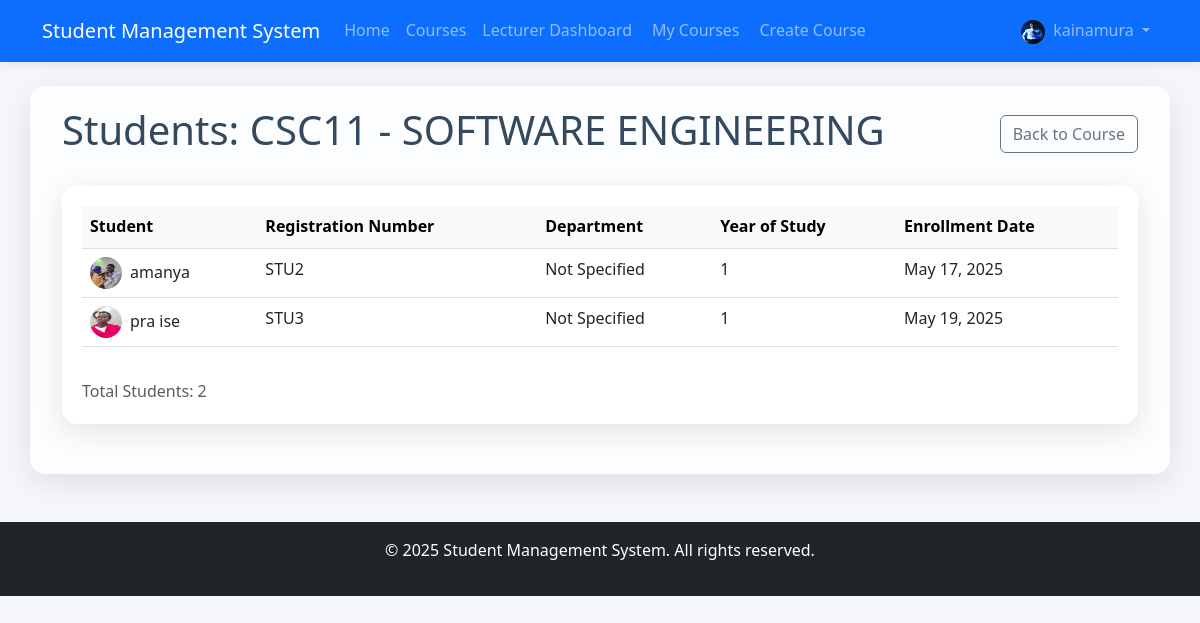
The page /lecturer/courses/3/students/ (signed in) on the database its author committed.
### accounts/models.py (models this page shows, shortened)
class User(AbstractUser):
    USER_TYPE_CHOICES = (
        ('admin', 'Admin'),
        ('student', 'Student'),
        ('lecturer', 'Lecturer'),
    )
    user_type = models.CharField(max_length=10, choices=USER_TYPE_CHOICES, default='student')
    profile_picture = models.ImageField(upload_to='profile_pics/', null=True, blank=True)
    date_of_birth = models.DateField(null=True, blank=True)
    phone_number = models.CharField(max_length=15, null=True, blank=True)
    address = models.TextField(null=True, blank=True)

### course/models.py (models this page shows, shortened)
class Course(models.Model):
    code = models.CharField(max_length=20, unique=True)
    title = models.CharField(max_length=200)
    description = models.TextField()
    credits = models.PositiveIntegerField()
    is_active = models.BooleanField(default=True)
    created_at = models.DateTimeField(auto_now_add=True)
    updated_at = models.DateTimeField(auto_now=True)

### student/models.py (models this page shows, shortened)
class Enrollment(models.Model):
    STATUS_CHOICES = (
        ('pending', 'Pending'),
        ('approved', 'Approved'),
        ('rejected', 'Rejected'),
    )
    student = models.ForeignKey(StudentProfile, on_delete=models.CASCADE, related_name='enrollments')
    course = models.ForeignKey(Course, on_delete=models.CASCADE, related_name='enrollments')
    enrollment_date = models.DateTimeField(auto_now_add=True)
    status = models.CharField(max_length=10, choices=STATUS_CHOICES, default='pending')
    class Meta:
        unique_together = ('student', 'course')

class StudentProfile(models.Model):
    user = models.OneToOneField(User, on_delete=models.CASCADE, related_name='student_profile')
    registration_number = models.CharField(max_length=20, unique=True)
    department = models.CharField(max_length=100)
    year_of_study = models.PositiveIntegerField()

### lecturer/views.py (the view)
    def wrapper(request, *args, **kwargs):
        if not request.user.is_authenticated:
            return redirect('accounts:login')
        if request.user.user_type != 'lecturer':
            return HttpResponseForbidden("You must be a lecturer to access this page.")
        return view_func(request, *args, **kwargs)

### lecturer/views.py (called while the page is built)
def lecturer_required(view_func):
    def wrapper(request, *args, **kwargs):
        if not request.user.is_authenticated:
            return redirect('accounts:login')
        if request.user.user_type != 'lecturer':
            return HttpResponseForbidden("You must be a lecturer to access this page.")
        return view_func(request, *args, **kwargs)
    return wrapper

@login_required
@lecturer_required
def student_list(request, course_id):
    course = get_object_or_404(Course, id=course_id)
    if not LecturerCourse.objects.filter(lecturer=request.user.lecturer_profile, course=course).exists():
        return HttpResponseForbidden("You do not have permission to view students for this course.")
    enrollments = Enrollment.objects.filter(course=course).select_related('student__user')
    context = {
        'course': course,
        'enrollments': enrollments,
    }
    return render(request, 'lecturer/student_list.html', context)

### templates/lecturer/student_list.html (shortened to what this page needs)
{% extends 'base.html' %}
{% block content %}
<div class="container">
    <div class="d-flex justify-content-between align-items-center mb-4">
        <h1>Students: {{ course.code }} - {{ course.title }}</h1>
        <a href="{% url 'lecturer:course_detail' course.id %}" class="btn btn-outline-secondary">
            Back to Course
        </a>
    </div>
    <div class="glass-container">
        {% if enrollments %}
            <div class="table-responsive">
                <table class="table table-hover">
                    <thead class="table-light">
                        <tr>
                            <th>Student</th>
                            <th>Registration Number</th>
                            <th>Department</th>
                            <th>Year of Study</th>
                            <th>Enrollment Date</th>
                        </tr>
                    </thead>
                    <tbody>
                        {% for enrollment in enrollments %}
                            <tr>
                                <td>
                                    <div class="d-flex align-items-center">
                                        {% if enrollment.student.user.profile_picture %}
                                            <img src="{{ enrollment.student.user.profile_picture.url }}" alt="Profile"
                                                class="rounded-circle me-2" width="32" height="32">
                                        {% else %}
                                            <div class="rounded-circle bg-secondary text-white me-2 d-flex align-items-center justify-content-center"
                                                style="width: 32px; height: 32px;">
                                                {{ enrollment.student.user.username|first|upper }}
                                            </div>
                                        {% endif %}
                                        {{ enrollment.student.user.get_full_name|default:enrollment.student.user.username }}
                                    </div>
                                </td>
                                <td>{{ enrollment.student.registration_number }}</td>
                                <td>{{ enrollment.student.department }}</td>
                                <td>{{ enrollment.student.year_of_study }}</td>
                                <td>{{ enrollment.enrollment_date|date:"M d, Y" }}</td>
                            </tr>
                        {% endfor %}
                    </tbody>
                </table>
            </div>
            <div class="text-muted mt-3">
                Total Students: {{ enrollments|length }}
            </div>
        {% else %}
            <div class="alert alert-info text-center py-4">
                <h4>No students are enrolled in this course yet.</h4>
                <p>Students will appear here after they enroll in this course.</p>
            </div>
        {% endif %}
    </div>
</div>
{% endblock %}

### templates/base.html (shortened to what this page needs)
<!DOCTYPE html>
<html lang="en">
<head>
    <link href="https://cdn.jsdelivr.net/npm/bootstrap@5.3.0/dist/css/bootstrap.min.css" rel="stylesheet">
    <link rel="stylesheet" href="/static/css/main.css">
</head>
<body>
    <nav class="navbar navbar-expand-lg navbar-dark bg-primary">
        <div class="container">
            <a class="navbar-brand" href="/">Student Management System</a>
            <div class="collapse navbar-collapse" id="navbarNav">
                <ul class="navbar-nav me-auto">
                    <li class="nav-item">
                        <a class="nav-link" href="/">Home</a>
                    </li>
                    {% if user.is_authenticated %}
                        <li class="nav-item">
                            <a class="nav-link" href="{% url 'course:course_list' %}">Courses</a>
                        </li>
                        {% if user.user_type == 'student' %}
                            <li class="nav-item">
                                <a class="nav-link" href="{% url 'student:dashboard' %}">Student Dashboard</a>
                            </li>
                            <li class="nav-item">
                                <a class="nav-link" href="{% url 'student:assignment_list' %}">
                                    <i class="fas fa-tasks me-1"></i> Assignments
                                </a>
                            </li>
                            <li class="nav-item">
                                <a class="nav-link position-relative" href="{% url 'student:view_notifications' %}">
                                    <i class="fas fa-bell me-1"></i> Notifications
                                    {% with notification_count=user.notifications.filter.count %}
                                        {% if notification_count > 0 %}
                                            <span class="position-absolute top-0 start-100 translate-middle badge rounded-pill bg-danger">
                                                {{ notification_count }}
                                            </span>
                                        {% endif %}
                                    {% endwith %}
                                </a>
                            </li>
                        {% elif user.user_type == 'lecturer' %}
                            <li class="nav-item">
                                <a class="nav-link" href="{% url 'lecturer:dashboard' %}">Lecturer Dashboard</a>
                            </li>
                            <li class="nav-item">
                                <a class="nav-link" href="{% url 'lecturer:course_list' %}">
                                     My Courses
                                </a>
                            </li>
                            <li class="nav-item">
                                <a class="nav-link" href="{% url 'lecturer:create_course' %}">
                                     Create Course
                                </a>
                            </li>
                        {% endif %}
                    {% endif %}
                </ul>
                <ul class="navbar-nav">
                    {% if user.is_authenticated %}
                        <li class="nav-item dropdown">
                            <a class="nav-link dropdown-toggle" href="#" id="navbarDropdown" role="button" data-bs-toggle="dropdown">
                                {% if user.profile_picture %}
                                    <img src="{{ user.profile_picture.url }}" alt="Profile" class="rounded-circle me-1" width="24" height="24">
                                {% endif %}
                                {{ user.username }}
                            </a>
                        </li>
                    {% endif %}
                </ul>
            </div>
        </div>
    </nav>
    <div class="container mt-4 glass-container">
        {% block content %}{% endblock %}
    </div>
    <footer class="bg-dark text-white mt-5 py-3">
        <div class="container text-center">
            <p>&copy; {% now "Y" %} Student Management System. All rights reserved.</p>
        </div>
    </footer>
</body>
</html>

### static/css/main.css (style rules this page uses)
:root { --primary-color: #3498db; --secondary-color: #2ecc71; --background-color: #f5f7fa; --text-color: #34495e; --accent-color: #9b59b6; --shadow-color: rgba(0, 0, 0, 0.1); }
body { font-family: 'Segoe UI', Tahoma, Geneva, Verdana, sans-serif; background-color: var(--background-color); color: var(--text-color); line-height: 1.6; }
.glass-container { background: rgba(255, 255, 255, 0.7); backdrop-filter: blur(10px); border-radius: 15px; box-shadow: 0 8px 32px 0 var(--shadow-color); padding: 20px; margin-bottom: 30px; }
.navbar { box-shadow: 0 2px 10px rgba(0, 0, 0, 0.1); padding: 10px 0; }

### rows shown on the page
User: profile_picture (picture), username "kainamura"
Course: code "CSC11", title "SOFTWARE ENGINEERING"
Enrollment: student.user.profile_picture (picture), student.user.get_full_name "amanya", student.registration_number "STU2", student.department "Not Specified", student.year_of_study "1", enrollment_date "May 17, 2025"
Enrollment: student.user.profile_picture (picture), student.user.get_full_name "pra ise", student.registration_number "STU3", student.department "Not Specified", student.year_of_study "1", enrollment_date "May 19, 2025"

### other values the page prints
{{ enrollments|length }} "2"
